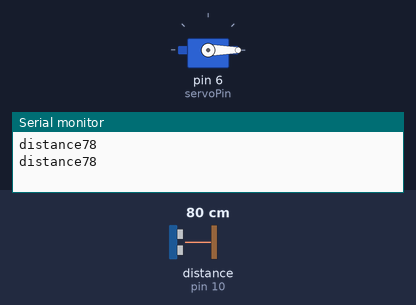
Bench run of a sketch on a simulated Arduino Uno, built with avr-gcc and run on an emulated ATmega328P. Shown: servo, the last lines printed to the serial monitor. Wiring (inferred from the names in the program): ultrasonic range finder: trigger pin 9; echo pin 10. The inputs (shaded band) are chosen by the test bench; at power-on: distance to the obstacle (sensor on pin 10) 80 cm. The echo pulse lasts 58.3 µs per cm.

Above: at 5.8 s.
5.9 s: distance to the obstacle (sensor on pin 10) set to 12 cm
11.9 s: distance to the obstacle (sensor on pin 10) set to 9 cm
At 15.3 s:
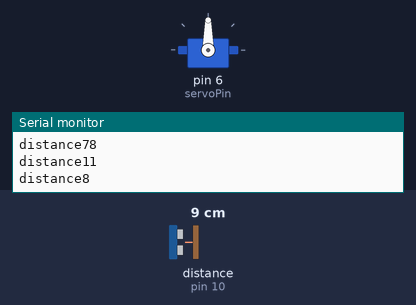
22.7 s: distance to the obstacle (sensor on pin 10) set to 18 cm
At 24.6 s:
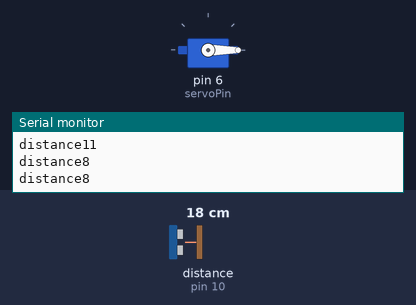
Timing chart, 0 to 26.1 s (numbered marks = the images above; inputs shaded):
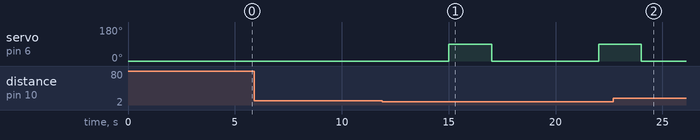

The sketch:

Smart_Bin.ino
```cpp
#include <Servo.h>

Servo lidServo;

const int trigPin = 9;
const int echoPin = 10;
const int servoPin = 6;

void setup() {
  pinMode(trigPin, OUTPUT);
  pinMode(echoPin, INPUT);
  lidServo.attach(servoPin);
  lidServo.write(0);
  Serial.begin(9600);
}

void loop() {
  long duration;
  long distance;

  digitalWrite(trigPin, LOW);
  delayMicroseconds(2);
  digitalWrite(trigPin, HIGH);
  delayMicroseconds(10);
  digitalWrite(trigPin, LOW);

  duration = pulseIn(echoPin, HIGH);
  distance = duration * 0.034 / 2;

  Serial.print("distance");
  Serial.println(distance);

  if (distance < 10) {
    lidServo.write(90);    
    delay(2000);           
    lidServo.write(0);     
  } else {
    lidServo.write(0);
  }
 delay(5000);
}
```

Measured:
- the behaviour switches between 11 and 10 cm on distance to the obstacle (sensor on pin 10) (found by bisection; images 0 and 1)
- after the input at 11.9 s, servo on pin 6 (servoPin): 0° → 90° after 3.1 s, → 0° 2.0 s later, → 90° 5.0 s later
- after the input at 22.7 s, servo on pin 6 (servoPin): goes on until 24.0 s, then stays 0°
